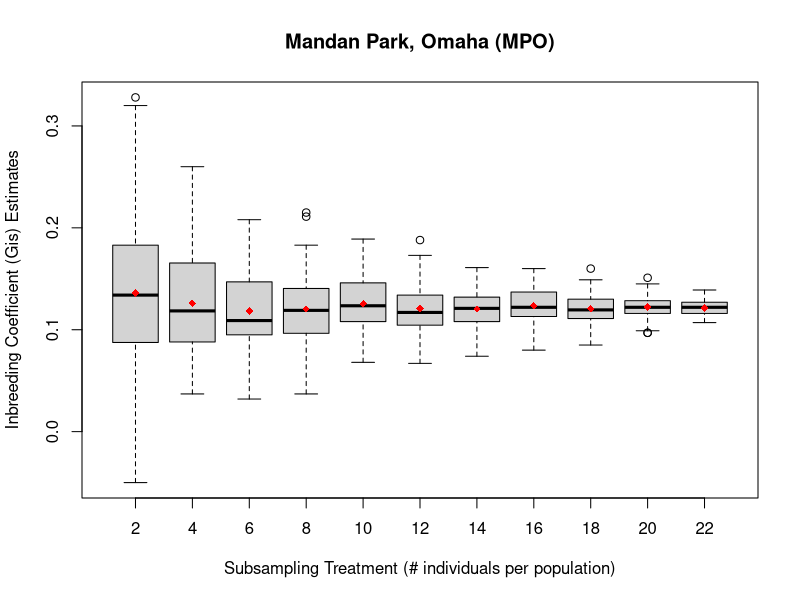

This chart was generated by the following R code:
#####Example code for generating a boxplot, exactly as it should be entered into 'R'

setwd("/Users/jermaine/ISU_Projects/Webbhelix_Project/subproject--MinSampSize_for_Pop_Genomics/06_MinSampSize_Boxplots_InNOut_Files/Gis_Estimates")
SNP<-read.csv('MPO_Gis_SubSamp_Estimates_Boxplot_input.csv')
head(SNP)
boxplot(SNP$MPO.Gis.estimates~SNP$Subsampling.group, xlab='Subsampling Treatment (# individuals per population)', ylab='Inbreeding Coefficient (Gis) Estimates', main='Mandan Park, Omaha (MPO)')
means <- tapply(SNP$MPO.Gis.estimates,SNP$Subsampling.group,mean)
points(means,col="red",pch=18)
#points(means,pch=3)

############################################################################################

#boxplot(SNP$SNP.error.rate~SNP$Parameter, xlab='Stacks parameter', ylab='SNP error rate', main='SNP')

#means <- tapply(SNP$SNP.error.rate,SNP$Parameter,mean)
#points(means,col="red",pch=18)
